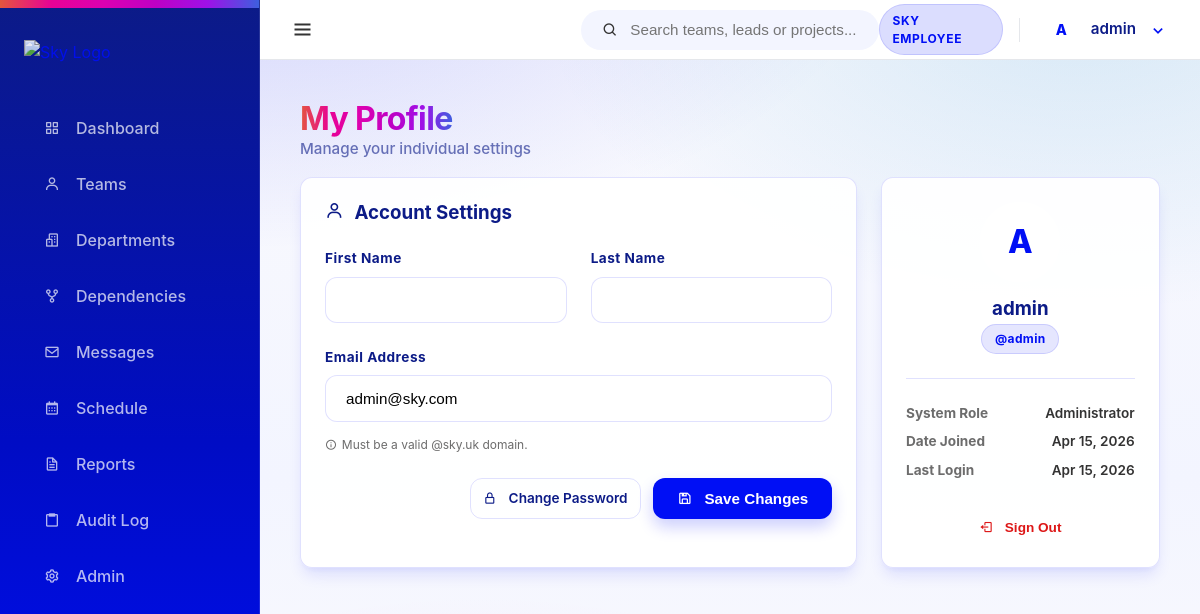
The app's page /dashboard/profile/ (signed in), older data.
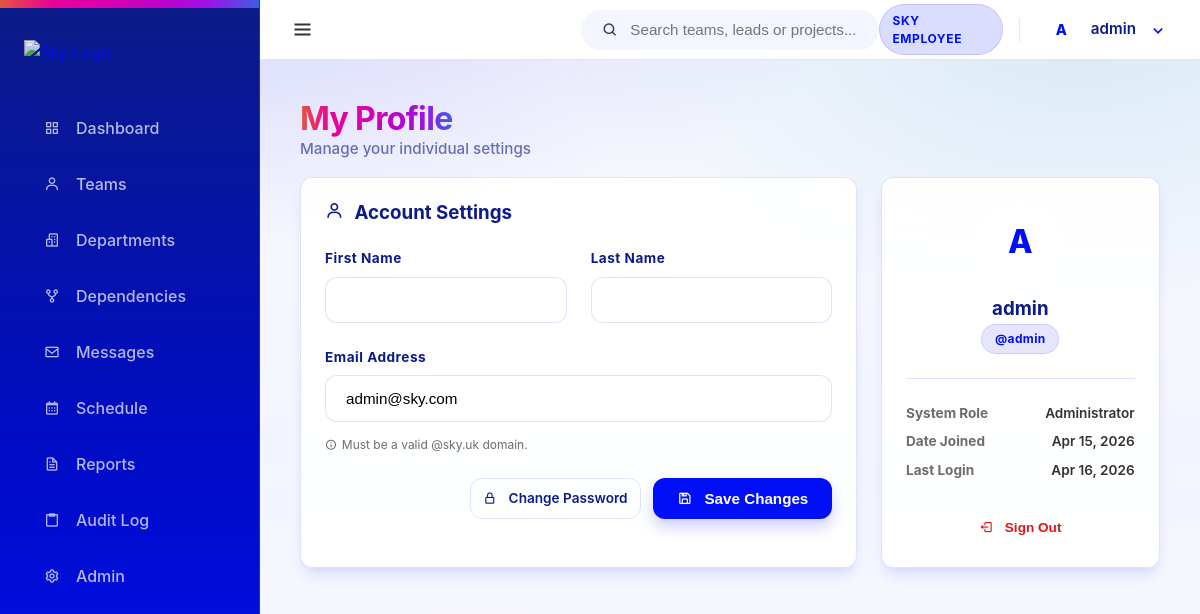
The same page, newer data.
### core/models.py (models this page shows, shortened)
class User(AbstractUser):
    class Meta:
        verbose_name = 'User'
        verbose_name_plural = 'Users'

### core/views.py (the view, shortened to what this page needs)
# urls.py: path('profile/', views.profile_view, name='profile'),
@login_required
def profile_view(request):
    return render(request, 'core/profile.html', {'user': request.user})

### templates/core/profile.html (shortened to what the changed rows need)
{% extends 'base.html' %}
{% block content %}
<div class="flex-between mb-2 animate-slide-up">
    <div>
        <h1 class="spectrum-text" style="font-size: 2rem; letter-spacing: -0.02em;">My Profile</h1>
    </div>
</div>
<div class="grid-2-1 animate-slide-up" style="animation-delay: 0.1s;">
    <div class="card spell-tilt shadow-sm">
        <form method="post" action="{% url 'core:profile' %}">
            <div class="form-group">
                <label for="email">Email Address</label>
                <input type="email" name="email" id="email" class="form-control" value="{{ user.email }}" required>
                <div style="font-size: 0.75rem; color: var(--muted-foreground); margin-top: 0.4rem; display: flex; align-items: center; gap: 0.3rem;">
                    <i class='bx bx-info-circle'></i> Must be a valid @sky.uk domain.
                </div>
            </div>
        </form>
    </div>
    <div class="card spell-tilt spell-shine">
        <div style="text-align: center; margin-bottom: 1.5rem;">
            <div class="avatar-circle" style="width: 80px; height: 80px; font-size: 2rem; margin: 0 auto 1rem auto;">
                {{ user.username|slice:":1"|upper }}
            </div>
            <h3 style="color: var(--sky-header-blue); margin-bottom: 0.25rem;">{{ user.get_full_name|default:user.username }}</h3>
            <span class="chip chip-department">@{{ user.username }}</span>
        </div>
        <div style="border-top: 1px solid var(--border); margin-top: 1.5rem; padding-top: 1.5rem;">
            <div class="flex-between mb-1">
                <strong style="font-size: 0.85rem; color: var(--muted-foreground);">Date Joined</strong>
                <span style="font-size: 0.85rem; font-weight: 600;">{{ user.date_joined|date:"M j, Y" }}</span>
            </div>
            <div class="flex-between">
                <strong style="font-size: 0.85rem; color: var(--muted-foreground);">Last Login</strong>
                <span style="font-size: 0.85rem; font-weight: 600;">{{ user.last_login|date:"M j, Y" }}</span>
            </div>
        </div>
    </div>
</div>
{% endblock %}

### templates/base.html (shortened to what the changed rows need)
{% load static %}
<!DOCTYPE html>
<html lang="en">
<head>
    <link rel="stylesheet" href="{% static 'css/sky-layout.css' %}">
    <link rel="stylesheet" href="{% static 'css/style.css' %}">
    <link href='https://unpkg.com/boxicons@2.1.4/css/boxicons.min.css' rel='stylesheet'>
</head>
<body>
    <div class="app-container">
        <div class="main-wrapper">
            <header class="top-navbar" style="display: flex; align-items: center; justify-content: space-between; height: 60px;">
                <div class="navbar-right" style="display: flex; align-items: center; gap: 12px;">
                    <div class="nav-user-dropdown" id="user-dropdown-container" style="display: flex; align-items: center;">
                        <div class="nav-avatar-trigger" id="user-dropdown-btn" style="display: flex; align-items: center;">
                            <div class="avatar-circle small">
                                {% if user.first_name %}{{ user.first_name|first|upper }}{% else %}{{ user.username|first|upper }}{% endif %}{% if user.last_name %}{{ user.last_name|first|upper }}{% endif %}
                            </div>
                            <span class="user-fullname">{{ user.get_full_name|default:user.username }}</span>
                            <i class='bx bx-chevron-down'></i>
                        </div>
                    </div>
                </div>
            </header>
            <main class="content-area animate-slide-up">
                {% block content %}{% endblock %}
            </main>
        </div>
    </div>
</body>
</html>

Row changes from the older to the newer data that the page shows:
changed User "admin": last_login "Apr 15, 2026" → "Apr 16, 2026"
